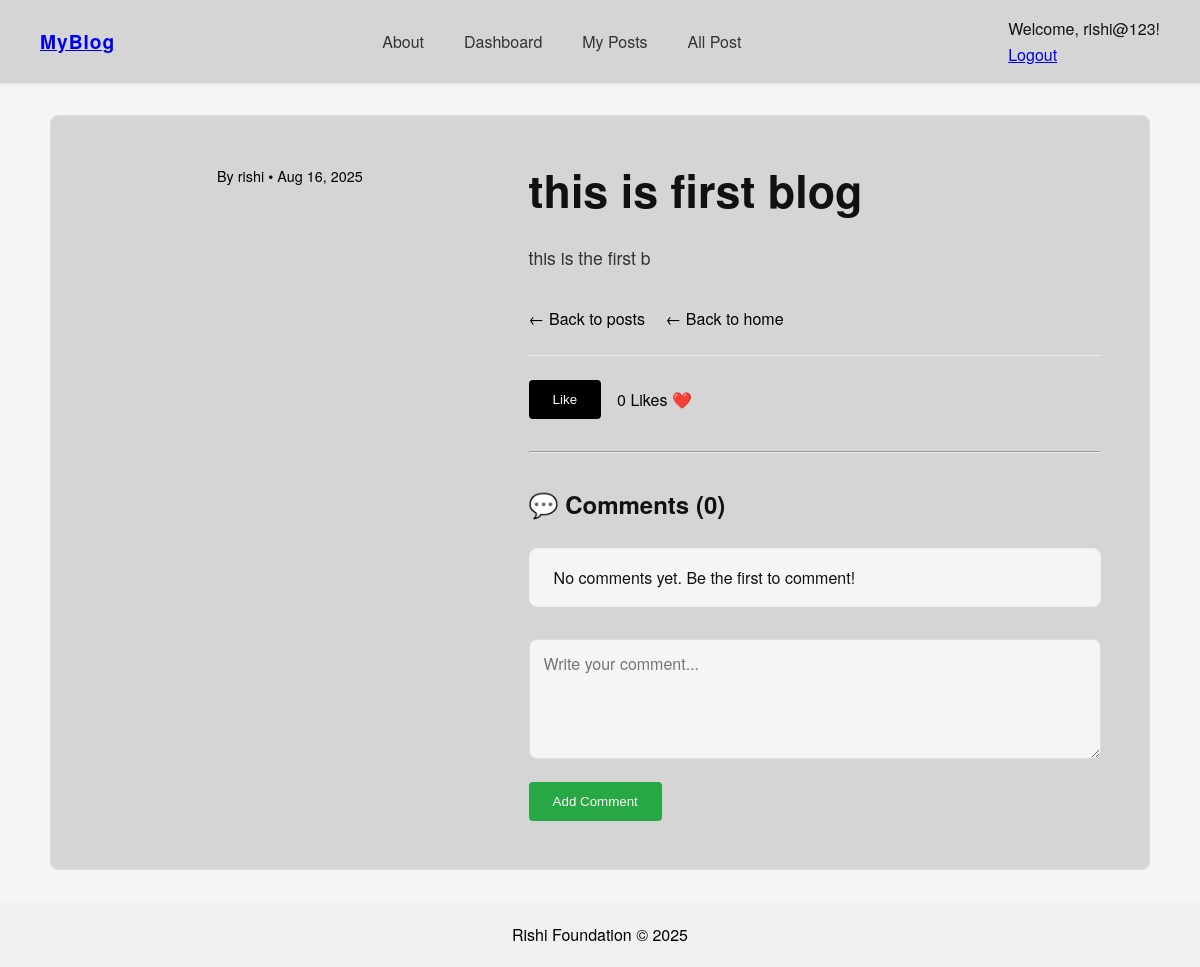
The page /post/25/ (signed in) on the database its author committed.
### blog/models.py (models this page shows, shortened)
class Post(models.Model):
    CATEGORY_CHOICES = [
        ('tech', 'Tech'),
        ('travel', 'Travel'),
        ('lifestyle', 'Lifestyle'),
        ('news', 'News'),
        ('other', 'Other'),
    ]
    title = models.CharField(max_length=200)
    content = RichTextUploadingField()  # CKEditor with image upload
    category = models.CharField(max_length=50, choices=CATEGORY_CHOICES, default='other')
    created_at = models.DateTimeField(default=timezone.now)
    author = models.ForeignKey(User, on_delete=models.CASCADE, null=True, blank=True)
    image = models.ImageField(upload_to='blog_images/', null=True, blank=True)
    likes = models.ManyToManyField(User, related_name='blog_likes', blank=True)
    def total_likes(self):
        return self.likes.count()

### blog/views.py (the view)
# urls.py: path('post/<int:id>/', views.post_detail, name='post_detail'),
@login_required
def post_detail(request, id):
    post = get_object_or_404(Post, id=id)
    comments = post.comments.all().order_by('-created_at')
    if request.method == "POST":
        form = CommentForm(request.POST)
        if form.is_valid():
            comment = form.save(commit=False)
            comment.post = post
            comment.user = request.user
            comment.save()
            return redirect('post_detail', id=post.id)
    else:
        form = CommentForm()
    return render(request, 'blog/post_detail.html', {
        'post': post,
        'comments': comments,
        'form': form
    })

### blog/forms.py
class CommentForm(forms.ModelForm):
    class Meta:
        model = Comment
        fields = ['content']
        widgets = {
            'content': forms.Textarea(attrs={'rows': 2, 'placeholder': 'Write your comment...'}),
        }

### blog/template/blog/post_detail.html (shortened to what this page needs)
{% extends 'blog/base.html' %}
{% load static %}
{% load humanize %}
{% block content %}
<div class="container post-detail-page-container">
  <article class="post-detail">
    <div class="post-detail-left">
      <p class="meta">
        By {{ post.author }} • {{ post.created_at|date:"M d, Y" }}
      </p>
    </div>
    <div class="post-detail-right">
      <h1>{{ post.title }}</h1>
      <div class="post-content">
        {{ post.content|safe }}
      </div>
      <div class="post-actions">
        <a href="{% url 'show_blog' %}">← Back to posts</a>
        <a href="{% url 'home' %}">← Back to home</a>
      </div>
      <div class="like-section">
        {% if user.is_authenticated %}
        <form action="{% url 'like_post' post.pk %}" method="POST" style="display: inline-block;">
          {% if user in post.likes.all %}
          <button type="submit" class="btn btn-danger">Unlike</button>
          {% else %}
          <button type="submit" class="btn btn-primary">Like</button>
          {% endif %}
        </form>
        <span>{{ post.total_likes }} Likes ❤️</span>
        {% else %}
        <p><a href="{% url 'login' %}">Login</a> to like this post.</p>
        {% endif %}
      </div>
      <hr style="margin: 2rem 0;">
      <div class="comments-section">
        <h4>💬 Comments ({{ comments.count }})</h4>
        <ul class="comments-list">
          {% for comment in comments %}
          <li class="comment-item">
            <div>
              <strong>{{ comment.user.username }}</strong> — {{ comment.content }}
            </div>
            <small class="text-muted">{{ comment.created_at|naturaltime }}</small>
          </li>
          {% empty %}
          <li class="comment-item">No comments yet. Be the first to comment!</li>
          {% endfor %}
        </ul>
        {% if user.is_authenticated %}
        <form method="post" class="comment-form">
          {{ form.content }}
          <button type="submit" class="btn btn-success">Add Comment</button>
        </form>
        {% else %}
        <p><a href="{% url 'login' %}">Login</a> to comment.</p>
        {% endif %}
      </div>
    </div>
  </article>
</div>
{% endblock %}

### blog/template/blog/base.html (shortened to what this page needs)
{% load static %}
<!DOCTYPE html>
<html lang="en">
<head>
  <link rel="stylesheet" href="{% static 'css/style.css' %}">
</head>
<body>
  <header class="ghost-navbar">
    <div class="logo"> <a href="{% url 'home' %}">MyBlog</a></div>
    <nav class="nav-links">
      <a href="{% url 'about' %}">About</a>
      <a href="{%url 'home'%}">Dashboard</a>
      <a href="{% url 'my_posts' %}">My Posts</a>
      <a href="{% url 'show_blog'  %}">All Post</a>
    </nav>
    <div class="auth-links">
      {% if user.is_authenticated %}
      <p>Welcome, {{ user.username }}!</p>
      <a href="{% url 'logout' %}">Logout</a>
      {% else %}
      <a href="{% url 'login' %}">Sign in</a>
      <a href="{% url 'register' %}" class="btn-primary">Get Started — free</a>
      {% endif %}
    </div>
  </header>
  <div class="wrapper">
    {% block content %}{% endblock %}
  </div>
  <footer class="ghost-footer">
    <p>Rishi Foundation © 2025</p>
  </footer>
</body>
</html>

### blog/static/css/style.css (style rules this page uses)
:root { --primary-color: #000000; --primary-color-dark: #333333; --accent-color: #e4bc1f; --secondary-color: #f5f5f5; --danger-color: #dc3545; --success-color: #28a745; --text-color-dark: #111111; --text-color-light: #000000; --text-color-white: #ffffff; --body-bg-color: #ffffff; --card-bg-color: #d5d5d5; --border-color: #dddddd; --shadow: 0 4px 10px rgba(0, 0, 0, 0.1); --border-radius: 8px; --transition-smooth: all 0.2s ease; --font-family: 'Helvetica Neue', sans-serif; }
* { margin: 0; padding: 0; box-sizing: border-box; }
html { scroll-behavior: smooth; }
body { font-family: var(--font-family); background-color: var(--body-bg-color); color: var(--text-color-dark); line-height: 1.6; display: flex; flex-direction: column; min-height: 100vh; }
.container { max-width: 1200px; margin: 0 auto; padding: 40px 20px; }
.btn { padding: 12px 24px; border-radius: 4px; font-weight: 500; border: none; cursor: pointer; text-decoration: none; display: inline-block; text-align: center; transition: var(--transition-smooth); }
.btn-primary { background-color: var(--primary-color); color: var(--text-color-white); }
.btn-success { background-color: var(--success-color); color: var(--text-color-white); }
.ghost-navbar { display: flex; align-items: center; justify-content: space-between; padding: 16px 40px; box-shadow: 0 1px 4px #0000001a; position: sticky; top: 0; background: var(--card-bg-color); z-index: 1000; }
.ghost-navbar .logo { font-weight: bold; font-size: 1.2rem; letter-spacing: 1px; text-decoration: none; color: var(--text-color-dark); }
.ghost-navbar .nav-links { list-style: none; display: flex; align-items: center; gap: 1rem; }
.ghost-navbar .nav-links a { margin: 0 12px; text-decoration: none; color: #333; font-weight: 500; }
.ghost-footer { background: #f1f1f1; text-align: center; padding: 20px; margin-top: auto; width: 100%; color: var(--text-color-light); }
.post-detail-page-container { background-color: var(--secondary-color); padding: 2rem 1rem; }
.post-detail { max-width: 1100px; margin: 0 auto; display: grid; grid-template-columns: 1fr 1.5fr; gap: 3rem; align-items: start; background: var(--card-bg-color); padding: 3rem; border-radius: var(--border-radius); border: 1px solid var(--border-color); }
.post-detail-left .meta { color: var(--text-color-light); font-size: 0.9rem; text-align: center; }
.post-detail-right h1 { margin-top: 0; margin-bottom: 1.5rem; font-size: 2.8rem; font-weight: 800; line-height: 1.2; color: var(--text-color-dark); }
.post-content { font-size: 1.1rem; line-height: 1.8; color: #333; }
.post-actions { margin-top: 2rem; padding-bottom: 1.5rem; border-bottom: 1px solid #eee; }
.post-actions a { text-decoration: none; color: var(--text-color-light); font-weight: 500; margin-right: 1rem; }
.like-section { margin-top: 1.5rem; display: flex; align-items: center; gap: 1rem; }
.like-section span { font-weight: 500; color: var(--text-color-light); }
.comments-section { margin-top: 2rem; }
.comments-section h4 { font-size: 1.5rem; margin-bottom: 1.5rem; font-weight: 600; }
.comments-list { list-style: none; padding: 0; margin-bottom: 2rem; }
.comment-item { background: var(--secondary-color); padding: 1rem 1.5rem; border-radius: var(--border-radius); margin-bottom: 0.75rem; display: flex; justify-content: space-between; align-items: flex-start; flex-wrap: wrap; border: 1px solid #eee; }
.comment-form textarea { min-height: 120px; resize: vertical; width: 100%; padding: 12px 14px; border: 1px solid var(--border-color); border-radius: var(--border-radius); background: #f5f5f5; font-size: 1rem; font-family: var(--font-family); margin-bottom: 1rem; }

### rows shown on the page
Post: author "rishi", created_at "Aug 16, 2025", title "this is first blog", content "this is the first b", total_likes "0"

### other values the page prints
{{ user.username }} "rishi@123"
{{ comments.count }} "0"
